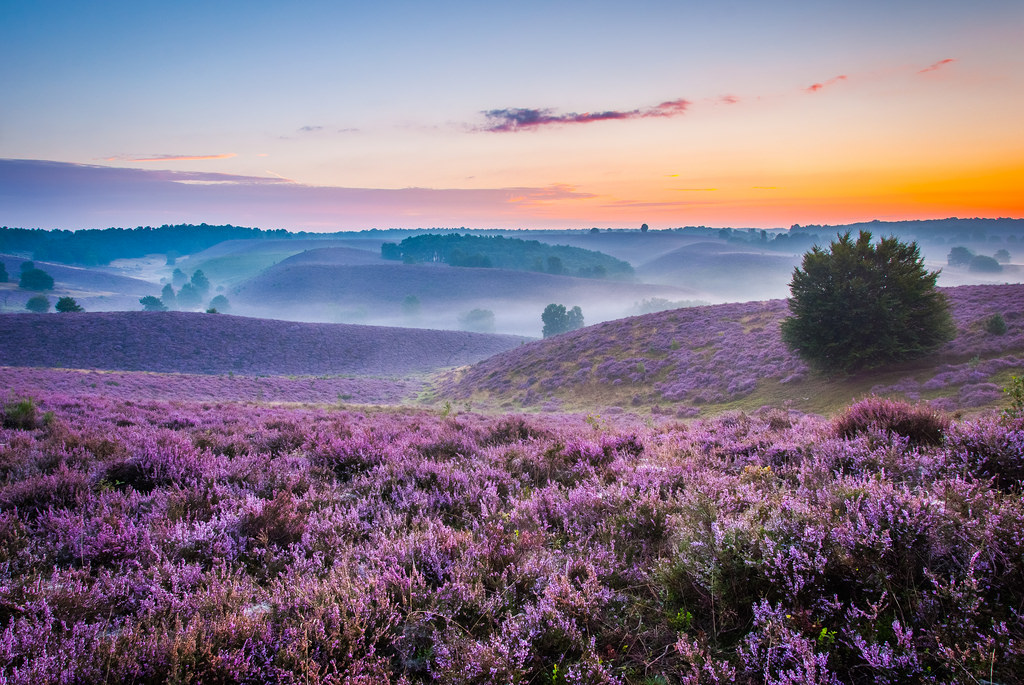
#> input picture PythonBasic/heath.jpg, 1024 x 685 px
$ python prac_Pillow.py
#> lines starting #> are read from the running program, lines starting #| are printed output that depends on the picture
from PIL import Image
import time

if __name__ == "__main__":
	img = Image.open('heath.jpg')
#> img is the input picture: PIL image 1024x685 RGB; mean R, G, B 128.1, 115.7, 134.3
	img.show()
	time.sleep(3)
	r, g, b = img.split()
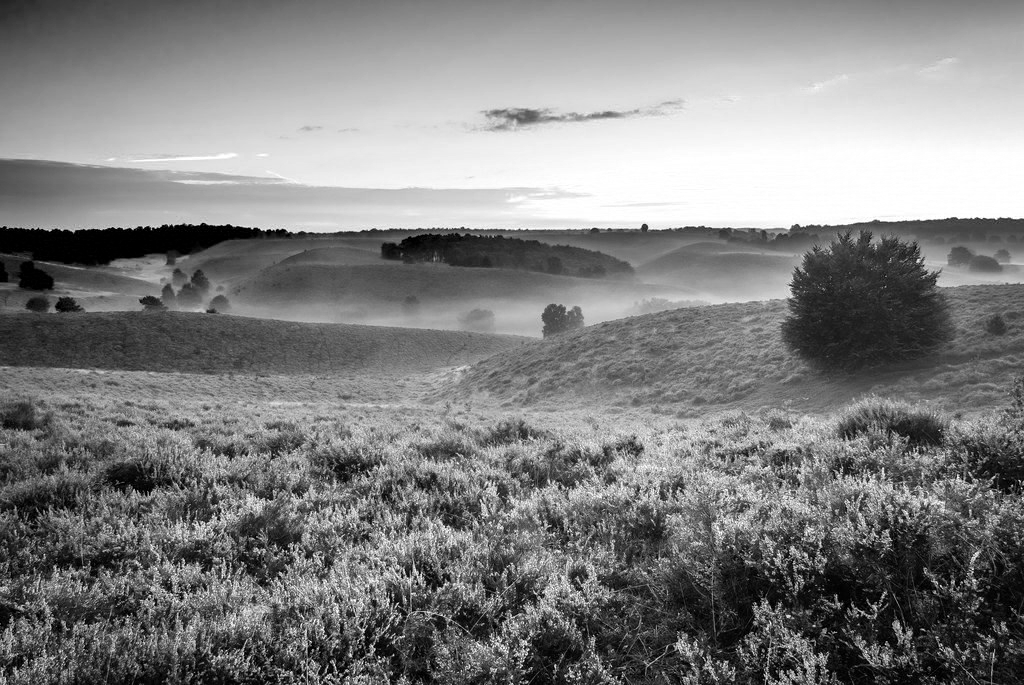
#> r: PIL image 1024x685 L; min 0, max 255, mean 128.1
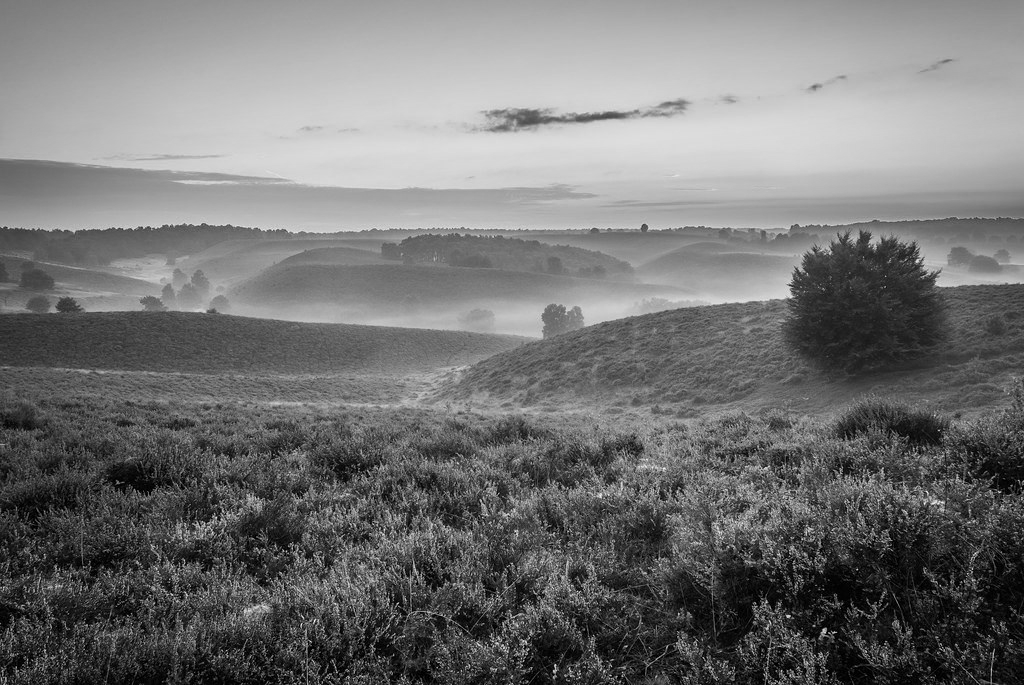
#> g: PIL image 1024x685 L; min 0, max 251, mean 115.7
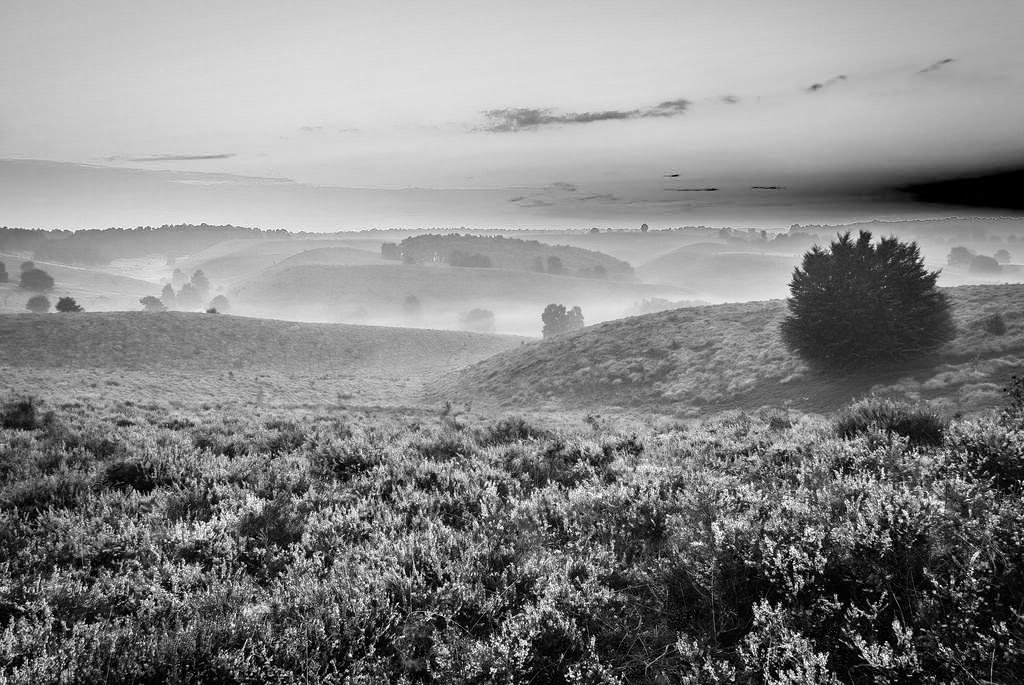
#> b: PIL image 1024x685 L; min 0, max 255, mean 134.3
	con_img = Image.merge("RGB", (g, b, r))
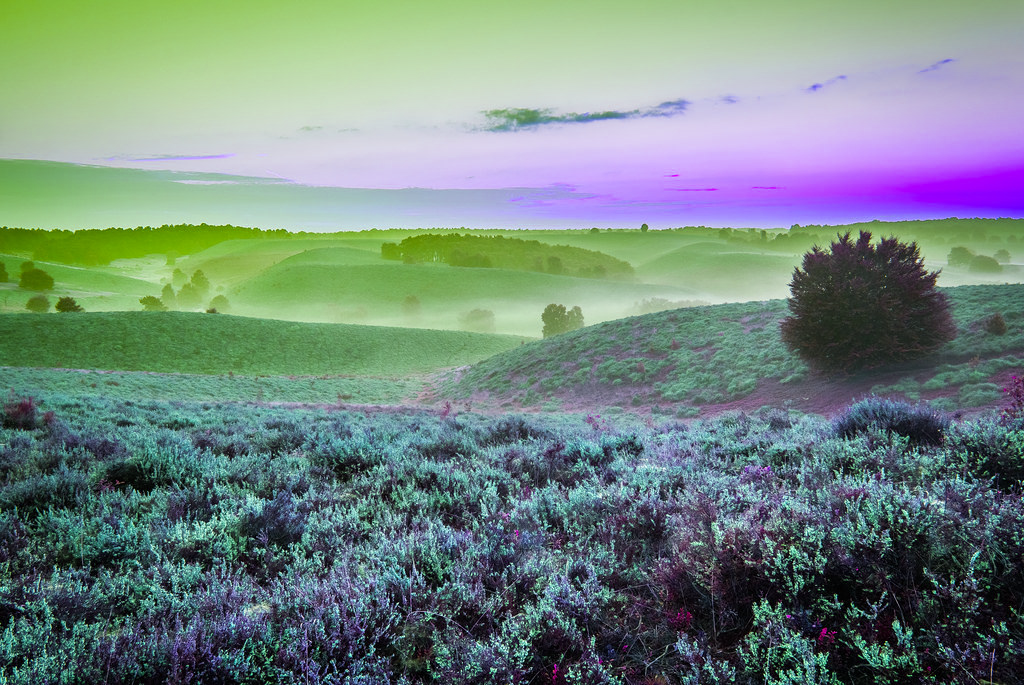
#> con_img: PIL image 1024x685 RGB; mean R, G, B 115.7, 134.3, 128.1
	con_img.show()
	time.sleep(1.5)
	con_img = img.convert("L")
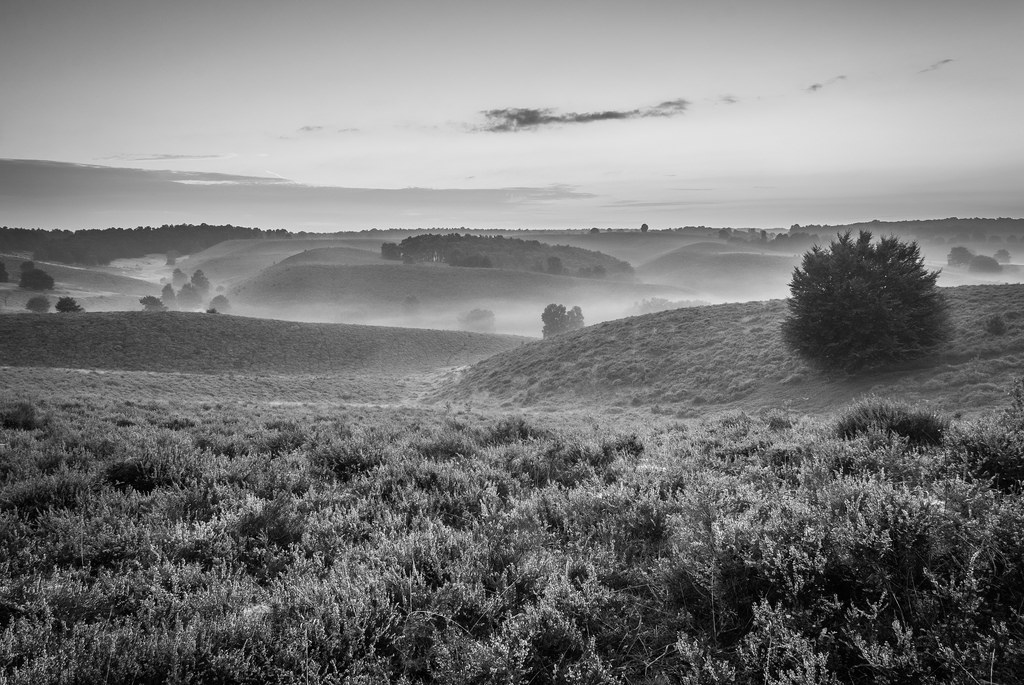
#> con_img: PIL image 1024x685 L; min 0, max 252, mean 121.5
	con_img.show()
